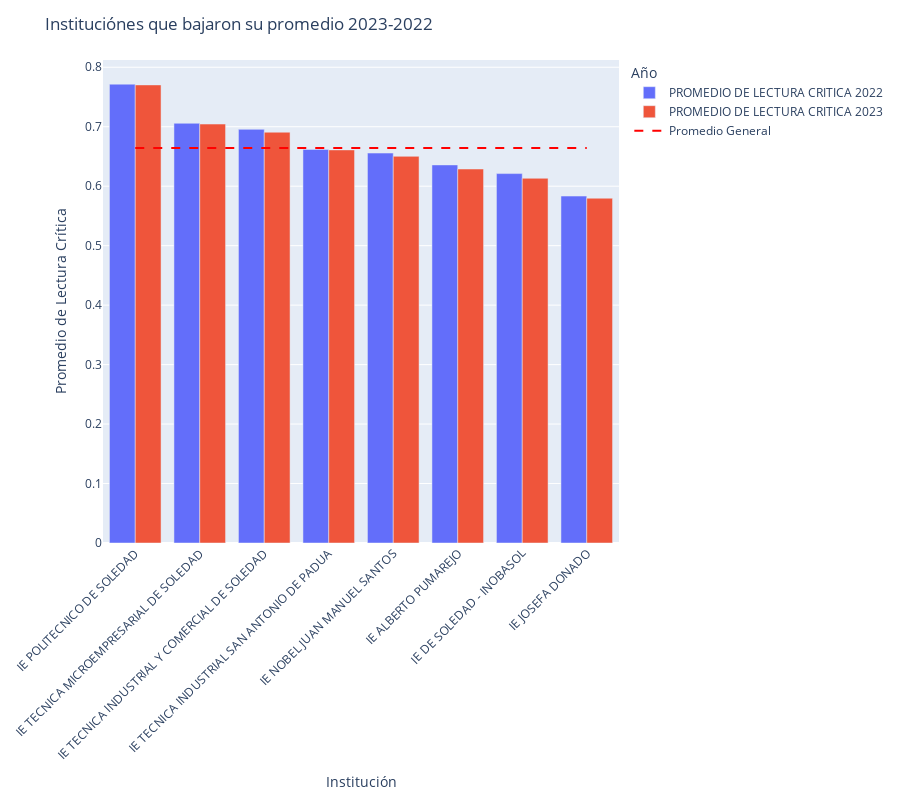

Write notebook code for a chart like this one.
### Code cell
import plotly.graph_objects as go



# Filtrar el DataFrame
df_filtrado = df[df['PROMEDIO DE LECTURA CRITICA 2023'] < df['PROMEDIO DE LECTURA CRITICA 2022']]

# Convertir el DataFrame de ancho a largo
df_long = df_filtrado.melt(id_vars=['INSTITUCION'], 
                  value_vars=['PROMEDIO DE LECTURA CRITICA 2022', 'PROMEDIO DE LECTURA CRITICA 2023'],
                  var_name='Año', 
                  value_name='Promedio de Lectura Crítica')

# Calcular el promedio general de ambos años
promedio_general = df_long['Promedio de Lectura Crítica'].mean()

# Crear un gráfico de barras interactivo con los datos transformados
fig = px.bar(df_long, x='INSTITUCION', y='Promedio de Lectura Crítica', color='Año', barmode='group')

# Agregar una línea horizontal para el promedio general
fig.add_trace(
    go.Scatter(
        x=df_filtrado['INSTITUCION'], 
        y=[promedio_general]*len(df_filtrado),
        mode='lines',
        name='Promedio General',
        line=dict(color='red', width=2, dash='dash')
    )
)

# Añadir título y modificar leyenda
fig.update_layout(
    title='Instituciónes que bajaron su promedio 2023-2022',
    xaxis_title='Institución',
    yaxis_title='Promedio de Lectura Crítica',
    xaxis_tickangle=-45,
    height=800,
    legend_title='Año',
)

# Mostrar el gráfico
fig.show()

### Figure 1 — Plotly figure (JSON) as saved in the notebook; plotly's stock layout.template omitted (floating-point values rounded to 4 significant figures)
{"data": [{"alignmentgroup": "True", "hovertemplate": "Año=PROMEDIO DE LECTURA CRITICA 2022<br>INSTITUCION=%{x}<br>Promedio de Lectura Crítica=%{y}<extra></extra>", "legendgroup": "PROMEDIO DE LECTURA CRITICA 2022", "marker": {"color": "#636efa", "pattern": {"shape": ""}}, "name": "PROMEDIO DE LECTURA CRITICA 2022", "offsetgroup": "PROMEDIO DE LECTURA CRITICA 2022", "orientation": "v", "showlegend": true, "textposition": "auto", "type": "bar", "x": ["IE POLITECNICO DE SOLEDAD", "IE TECNICA MICROEMPRESARIAL DE SOLEDAD", "IE TECNICA INDUSTRIAL Y COMERCIAL DE SOLEDAD", "IE TECNICA INDUSTRIAL SAN ANTONIO DE PADUA", "IE NOBEL JUAN MANUEL SANTOS", "IE ALBERTO PUMAREJO", "IE DE SOLEDAD - INOBASOL", "IE JOSEFA DONADO"], "xaxis": "x", "y": [0.7716, 0.7058, 0.6956, 0.6619, 0.6557, 0.6358, 0.6212, 0.5834], "yaxis": "y"}, {"alignmentgroup": "True", "hovertemplate": "Año=PROMEDIO DE LECTURA CRITICA 2023<br>INSTITUCION=%{x}<br>Promedio de Lectura Crítica=%{y}<extra></extra>", "legendgroup": "PROMEDIO DE LECTURA CRITICA 2023", "marker": {"color": "#EF553B", "pattern": {"shape": ""}}, "name": "PROMEDIO DE LECTURA CRITICA 2023", "offsetgroup": "PROMEDIO DE LECTURA CRITICA 2023", "orientation": "v", "showlegend": true, "textposition": "auto", "type": "bar", "x": ["IE POLITECNICO DE SOLEDAD", "IE TECNICA MICROEMPRESARIAL DE SOLEDAD", "IE TECNICA INDUSTRIAL Y COMERCIAL DE SOLEDAD", "IE TECNICA INDUSTRIAL SAN ANTONIO DE PADUA", "IE NOBEL JUAN MANUEL SANTOS", "IE ALBERTO PUMAREJO", "IE DE SOLEDAD - INOBASOL", "IE JOSEFA DONADO"], "xaxis": "x", "y": [0.7703, 0.7045, 0.6908, 0.661, 0.6502, 0.6289, 0.6133, 0.5798], "yaxis": "y"}, {"line": {"color": "red", "dash": "dash", "width": 2}, "mode": "lines", "name": "Promedio General", "type": "scatter", "x": ["IE POLITECNICO DE SOLEDAD", "IE TECNICA MICROEMPRESARIAL DE SOLEDAD", "IE TECNICA INDUSTRIAL Y COMERCIAL DE SOLEDAD", "IE TECNICA INDUSTRIAL SAN ANTONIO DE PADUA", "IE NOBEL JUAN MANUEL SANTOS", "IE ALBERTO PUMAREJO", "IE DE SOLEDAD - INOBASOL", "IE JOSEFA DONADO"], "y": [0.6644, 0.6644, 0.6644, 0.6644, 0.6644, 0.6644, 0.6644, 0.6644]}], "layout": {"barmode": "group", "height": 800, "legend": {"title": {"text": "Año"}, "tracegroupgap": 0}, "margin": {"t": 60}, "title": {"text": "Instituciónes que bajaron su promedio 2023-2022"}, "xaxis": {"anchor": "y", "domain": [0, 1], "tickangle": -45, "title": {"text": "Institución"}}, "yaxis": {"anchor": "x", "domain": [0, 1], "title": {"text": "Promedio de Lectura Crítica"}}}}
